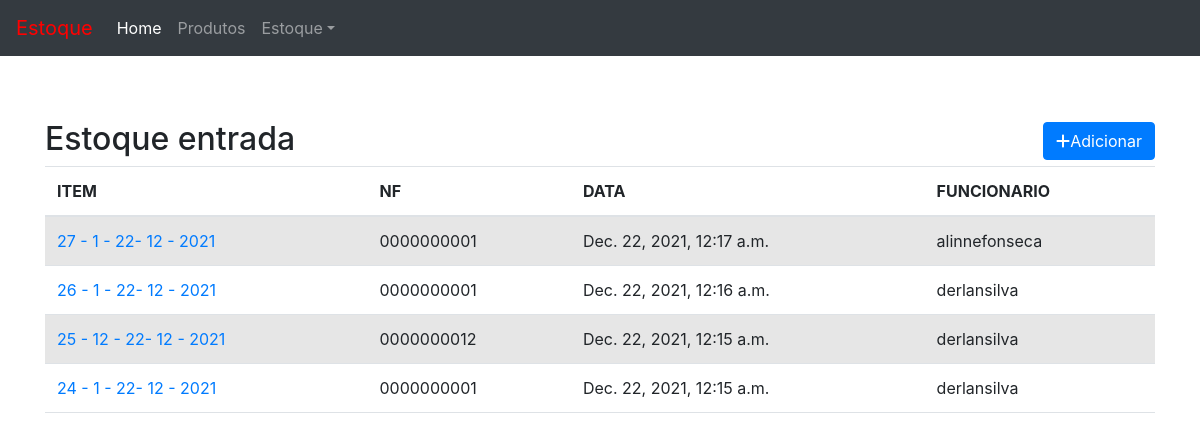
Page /estoque/ on the earlier database version.
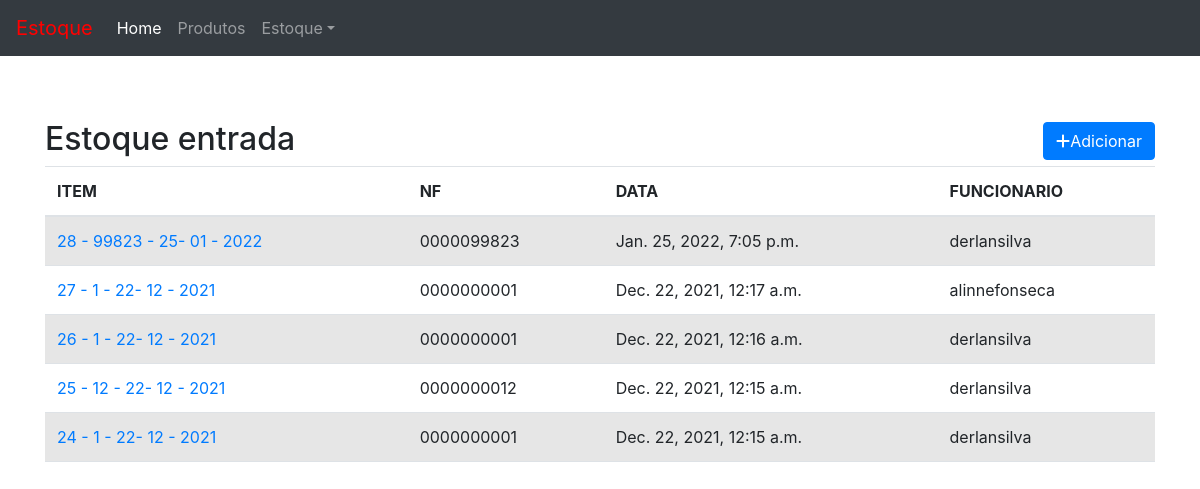
Same page on the later database version.
### estoque/models.py (models this page shows, shortened)
class Estoque(TimeStampedModel):
    funcionario = models.ForeignKey(User , on_delete=models.CASCADE)
    nf = models.PositiveBigIntegerField('nota fiscal' , null = True , blank= True)
    movimento = models.CharField(max_length=1 , choices=MOVEMENT)
    class Meta:
        ordering  =('-created',)
    def __str__(self):
        return f'{self.pk} - {self.nf} - {self.created.strftime("%d- %m - %Y")}'
    def nf_formated(self):
        return str(self.nf).zfill(10)

### core/models.py (models this page shows)
class TimeStampedModel(models.Model):
    created = models.DateTimeField(
        'created at ...',
        auto_now_add= True,
        auto_now= False
    )
    modified = models.DateTimeField(
        'modified at' ,
        auto_now_add=  False,
        auto_now=True
    )

### estoque/views.py (the view)
# urls.py: path('' , v.entrada_list , name='entrada_list'),
def entrada_list(request):
    template_name = 'estoque_entrada_list.html'
    objects = Estoque.objects.filter(movimento = 'e')
    context = {'object_list' : objects}
    return render(request  , template_name , context)

### estoque/templates/estoque_entrada_list.html
{% extends 'base.html' %}
{% load static %}
{% block content %}
<div class="page-header">
    <h2>Estoque entrada
        <span class="pull-right">
            <a href="{% url 'estoque:entrada_form' %}">
                <button type="button" class="btn btn-primary">
                    <span class="fa fa-plus"></span>Adicionar
                </button>
            </a>
        </span>
    </h2>
    {% if object_list %}
    <table class="table table-striped">
        <thead>
            <tr>
                <th>ITEM</th>
                <th>NF</th>
                <th>DATA</th>
                <th>FUNCIONARIO</th>
            </tr>
        </thead>
        <tbody>
            {% for object in object_list %}
                <tr>
                    <td>
                        <a href="{% url 'estoque:estoque_entrada_detail' object.pk %}">{{object}}</a>
                    </td>
                    <td> {{ object.nf_formated}} </td>
                    <td> {{ object.created}} </td>
                    <td> {{ object.funcionario}} </td>
                </tr>
            {% endfor %}
        </tbody>
    </table>
    {% else %}
        <a href="" class="alert alert-warning">Sem itens na lista</a>
    {% endif %}
</div>
{% endblock content %}

Differences in the rows shown:
added Estoque: timestampedmodel_ptr_id+nf "28 - 99823 - 25- 01 - 2022", nf_formated "0000099823", created "Jan. 25, 2022, 7:05 p.m.", funcionario "derlansilva"
